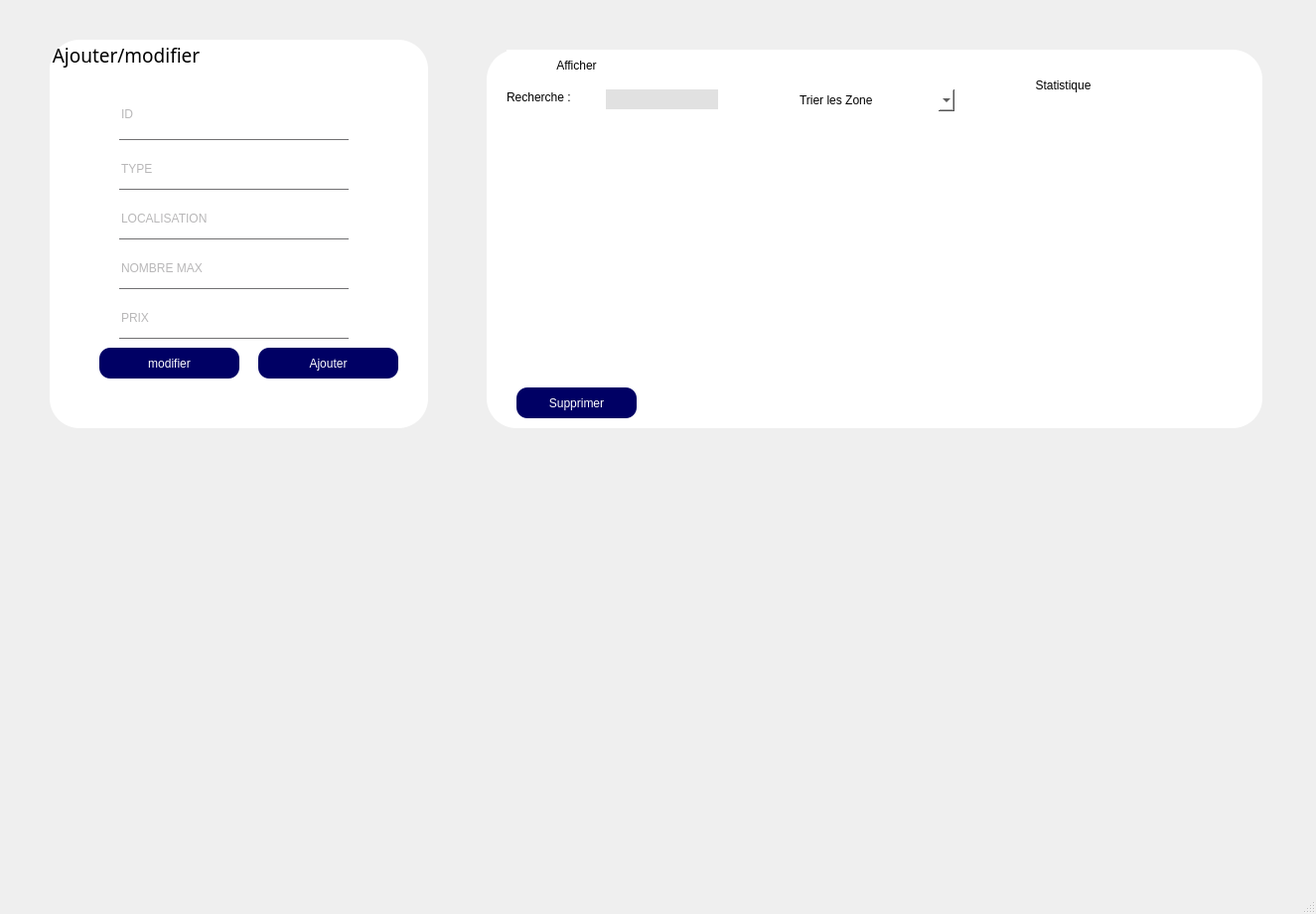
<?xml version="1.0" encoding="UTF-8"?>
<ui version="4.0">
 <class>MainWindow</class>
 <widget class="QMainWindow" name="MainWindow">
  <property name="geometry">
   <rect>
    <x>0</x>
    <y>0</y>
    <width>1325</width>
    <height>920</height>
   </rect>
  </property>
  <property name="windowTitle">
   <string>MainWindow</string>
  </property>
  <widget class="QWidget" name="centralwidget">
   <widget class="QGroupBox" name="groupBox">
    <property name="geometry">
     <rect>
      <x>50</x>
      <y>40</y>
      <width>381</width>
      <height>391</height>
     </rect>
    </property>
    <property name="font">
     <font>
      <family>Tw Cen MT Condensed Extra Bold</family>
      <pointsize>14</pointsize>
      <weight>50</weight>
      <italic>false</italic>
      <bold>false</bold>
      <underline>false</underline>
     </font>
    </property>
    <property name="cursor">
     <cursorShape>ArrowCursor</cursorShape>
    </property>
    <property name="autoFillBackground">
     <bool>false</bool>
    </property>
    <property name="styleSheet">
     <string notr="true">font: 14pt &quot;Tw Cen MT Condensed Extra Bold&quot;;
background-color: rgb(255, 255, 255);
border-radius:30px

</string>
    </property>
    <property name="inputMethodHints">
     <set>Qt::ImhNone</set>
    </property>
    <property name="title">
     <string>Ajouter/modifier</string>
    </property>
    <property name="flat">
     <bool>false</bool>
    </property>
    <property name="checkable">
     <bool>false</bool>
    </property>
    <widget class="QLineEdit" name="lineEdit_id">
     <property name="geometry">
      <rect>
       <x>70</x>
       <y>50</y>
       <width>231</width>
       <height>51</height>
      </rect>
     </property>
     <property name="styleSheet">
      <string notr="true">boder:none;
font: 10pt &quot;Palatino Linotype&quot;;
color : #717072;
background:transparent;
border-bottom: 1px solid #717072;


	

</string>
     </property>
     <property name="frame">
      <bool>false</bool>
     </property>
     <property name="placeholderText">
      <string>ID</string>
     </property>
    </widget>
    <widget class="QLineEdit" name="lineEdit_type">
     <property name="geometry">
      <rect>
       <x>70</x>
       <y>110</y>
       <width>231</width>
       <height>41</height>
      </rect>
     </property>
     <property name="styleSheet">
      <string notr="true">boder:none;
font: 10pt &quot;Palatino Linotype&quot;;
color : #717072;
background:transparent;
border-bottom: 1px solid #717072;


	

</string>
     </property>
     <property name="frame">
      <bool>false</bool>
     </property>
     <property name="placeholderText">
      <string>TYPE</string>
     </property>
    </widget>
    <widget class="QPushButton" name="pushButton_add">
     <property name="geometry">
      <rect>
       <x>210</x>
       <y>310</y>
       <width>141</width>
       <height>31</height>
      </rect>
     </property>
     <property name="styleSheet">
      <string notr="true">#pushButton_add
{
font: 87 12pt &quot;Segoe UI Black&quot;;
	background-color: rgb(0, 0, 255);
color: rgb(255, 255, 255);


background-color: rgb(0, 0, 100);

border-radius:11px
}

#pushButton_add:hover{
font: 87 12pt &quot;Segoe UI Black&quot;;
	background-color: rgb(0, 0, 127);
color: rgb(255, 255, 55);


background-color: rgb(0, 0, 17);

border-radius:11px
}


</string>
     </property>
     <property name="text">
      <string>Ajouter</string>
     </property>
    </widget>
    <widget class="QPushButton" name="pushButton_modifier">
     <property name="geometry">
      <rect>
       <x>50</x>
       <y>310</y>
       <width>141</width>
       <height>31</height>
      </rect>
     </property>
     <property name="styleSheet">
      <string notr="true">#pushButton_modifier
{
font: 87 12pt &quot;Segoe UI Black&quot;;
	background-color: rgb(0, 0, 255);
color: rgb(255, 255, 255);


background-color: rgb(0, 0, 100);

border-radius:11px
}

#pushButton_modifier:hover{
font: 87 12pt &quot;Segoe UI Black&quot;;
	background-color: rgb(0, 0, 127);
color: rgb(255, 255, 55);


background-color: rgb(0, 0, 17);

border-radius:11px
}


</string>
     </property>
     <property name="text">
      <string>modifier</string>
     </property>
    </widget>
    <widget class="QLineEdit" name="lineEdit_localisation">
     <property name="geometry">
      <rect>
       <x>70</x>
       <y>160</y>
       <width>231</width>
       <height>41</height>
      </rect>
     </property>
     <property name="styleSheet">
      <string notr="true">boder:none;
font: 10pt &quot;Palatino Linotype&quot;;
color : #717072;
background:transparent;
border-bottom: 1px solid #717072;


	

</string>
     </property>
     <property name="frame">
      <bool>false</bool>
     </property>
     <property name="placeholderText">
      <string>LOCALISATION</string>
     </property>
    </widget>
    <widget class="QLineEdit" name="lineEdit_prix">
     <property name="geometry">
      <rect>
       <x>70</x>
       <y>260</y>
       <width>231</width>
       <height>41</height>
      </rect>
     </property>
     <property name="styleSheet">
      <string notr="true">boder:none;
font: 10pt &quot;Palatino Linotype&quot;;
color : #717072;
background:transparent;
border-bottom: 1px solid #717072;


	

</string>
     </property>
     <property name="frame">
      <bool>false</bool>
     </property>
     <property name="placeholderText">
      <string>PRIX</string>
     </property>
    </widget>
    <widget class="QLineEdit" name="lineEdit_nbmax">
     <property name="geometry">
      <rect>
       <x>70</x>
       <y>210</y>
       <width>231</width>
       <height>41</height>
      </rect>
     </property>
     <property name="styleSheet">
      <string notr="true">boder:none;
font: 10pt &quot;Palatino Linotype&quot;;
color : #717072;
background:transparent;
border-bottom: 1px solid #717072;


	

</string>
     </property>
     <property name="frame">
      <bool>false</bool>
     </property>
     <property name="placeholderText">
      <string>NOMBRE MAX</string>
     </property>
    </widget>
   </widget>
   <widget class="QGroupBox" name="groupBox_3">
    <property name="geometry">
     <rect>
      <x>490</x>
      <y>50</y>
      <width>781</width>
      <height>381</height>
     </rect>
    </property>
    <property name="styleSheet">
     <string notr="true">font: 14pt &quot;Tw Cen MT Condensed Extra Bold&quot;;
background-color: rgb(255, 255, 255);
border-radius:30px
</string>
    </property>
    <property name="title">
     <string/>
    </property>
    <widget class="QTableView" name="tableView">
     <property name="geometry">
      <rect>
       <x>20</x>
       <y>90</y>
       <width>711</width>
       <height>231</height>
      </rect>
     </property>
     <property name="styleSheet">
      <string notr="true">background-color: rgb(255, 255, 255);
font: 10pt &quot;Palatino Linotype&quot;;
</string>
     </property>
     <property name="selectionBehavior">
      <enum>QAbstractItemView::SelectRows</enum>
     </property>
    </widget>
    <widget class="QPushButton" name="pushButton_del">
     <property name="geometry">
      <rect>
       <x>30</x>
       <y>340</y>
       <width>121</width>
       <height>31</height>
      </rect>
     </property>
     <property name="styleSheet">
      <string notr="true">#pushButton_del
{
font: 87 12pt &quot;Segoe UI Black&quot;;
	background-color: rgb(0, 0, 255);
color: rgb(255, 255, 255);


background-color: rgb(0, 0, 100);

border-radius:11px
}

#pushButton_del:hover{
font: 87 12pt &quot;Segoe UI Black&quot;;
	background-color: rgb(0, 0, 127);
color: rgb(255, 255, 55);


background-color: rgb(0, 0, 17);

border-radius:11px
}


</string>
     </property>
     <property name="text">
      <string>Supprimer</string>
     </property>
    </widget>
    <widget class="QLineEdit" name="lineEdit_recherche">
     <property name="geometry">
      <rect>
       <x>120</x>
       <y>40</y>
       <width>113</width>
       <height>20</height>
      </rect>
     </property>
     <property name="styleSheet">
      <string notr="true">background-color: rgb(225, 225, 225);</string>
     </property>
    </widget>
    <widget class="QLabel" name="label">
     <property name="geometry">
      <rect>
       <x>20</x>
       <y>40</y>
       <width>81</width>
       <height>16</height>
      </rect>
     </property>
     <property name="text">
      <string>Recherche :</string>
     </property>
    </widget>
    <widget class="QComboBox" name="comboBox_trie">
     <property name="geometry">
      <rect>
       <x>310</x>
       <y>40</y>
       <width>161</width>
       <height>22</height>
      </rect>
     </property>
     <item>
      <property name="text">
       <string>Trier les Zone</string>
      </property>
     </item>
     <item>
      <property name="text">
       <string>Tri par idz</string>
      </property>
     </item>
     <item>
      <property name="text">
       <string>Tri par nbmax</string>
      </property>
     </item>
     <item>
      <property name="text">
       <string>Tri par Prix</string>
      </property>
     </item>
    </widget>
    <widget class="QPushButton" name="pushButton">
     <property name="geometry">
      <rect>
       <x>530</x>
       <y>20</y>
       <width>101</width>
       <height>31</height>
      </rect>
     </property>
     <property name="text">
      <string>Statistique</string>
     </property>
    </widget>
    <widget class="QPushButton" name="pushButton_afficher">
     <property name="geometry">
      <rect>
       <x>20</x>
       <y>0</y>
       <width>141</width>
       <height>31</height>
      </rect>
     </property>
     <property name="styleSheet">
      <string notr="true">#pushButton_modifier
{
font: 87 12pt &quot;Segoe UI Black&quot;;
	background-color: rgb(0, 0, 255);
color: rgb(255, 255, 255);


background-color: rgb(0, 0, 100);

border-radius:11px
}

#pushButton_modifier:hover{
font: 87 12pt &quot;Segoe UI Black&quot;;
	background-color: rgb(0, 0, 127);
color: rgb(255, 255, 55);


background-color: rgb(0, 0, 17);

border-radius:11px
}


</string>
     </property>
     <property name="text">
      <string>Afficher</string>
     </property>
    </widget>
   </widget>
  </widget>
  <widget class="QMenuBar" name="menubar">
   <property name="geometry">
    <rect>
     <x>0</x>
     <y>0</y>
     <width>1325</width>
     <height>22</height>
    </rect>
   </property>
  </widget>
  <widget class="QStatusBar" name="statusbar"/>
 </widget>
 <resources/>
 <connections/>
</ui>
